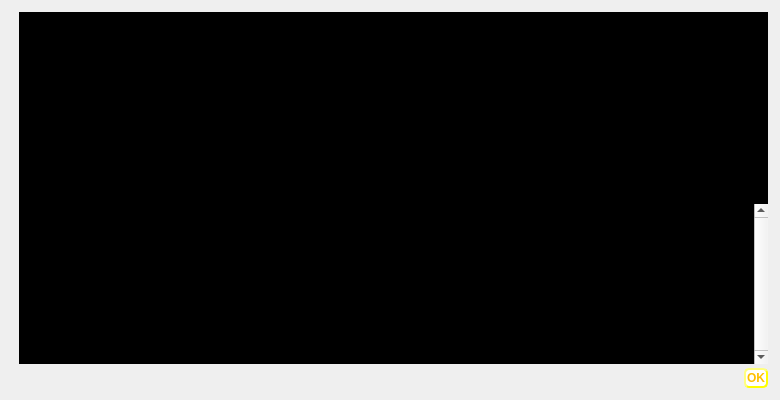
<?xml version="1.0" encoding="UTF-8"?>
<ui version="4.0">
 <class>HelpMessageDialog</class>
 <widget class="QDialog" name="HelpMessageDialog">
  <property name="geometry">
   <rect>
    <x>0</x>
    <y>0</y>
    <width>780</width>
    <height>400</height>
   </rect>
  </property>
  <property name="styleSheet">
   <string notr="true">QWidget#HelpMessageDialog { background-image: url(:/icons/Background);}
QTextEdit#helpMessage {background-color: black;color: #FFBF00;}
QWidget#scrollAreaWidgetContents {background-color: black;color: #FFBF00;}
QLabel {color: #FFBF00;}
QRadioButton {color: #FFBF00;}
QCheckBox {color: #FFBF00;}
QPushButton {background-color: white;
    border-style: outset;
    border-width: 2px;
    border-radius: 5px;
    border-color: yellow;
    font: bold 12px;
    min-width: 6em;
    padding: 1px;
	color: #FFBF00
}</string>
  </property>
  <layout class="QHBoxLayout" name="horizontalLayout_2">
   <property name="spacing">
    <number>0</number>
   </property>
   <property name="leftMargin">
    <number>12</number>
   </property>
   <property name="topMargin">
    <number>12</number>
   </property>
   <property name="rightMargin">
    <number>12</number>
   </property>
   <property name="bottomMargin">
    <number>12</number>
   </property>
   <item>
    <layout class="QVBoxLayout" name="verticalLayoutLogo" stretch="0,0">
     <property name="leftMargin">
      <number>0</number>
     </property>
     <property name="topMargin">
      <number>4</number>
     </property>
     <property name="rightMargin">
      <number>0</number>
     </property>
     <item>
      <widget class="QLabel" name="aboutLogo">
       <property name="sizePolicy">
        <sizepolicy hsizetype="Preferred" vsizetype="Ignored">
         <horstretch>0</horstretch>
         <verstretch>0</verstretch>
        </sizepolicy>
       </property>
       <property name="maximumSize">
        <size>
         <width>100</width>
         <height>100</height>
        </size>
       </property>
       <property name="pixmap">
        <pixmap resource="../ilcoin.qrc">:/icons/ilcoin</pixmap>
       </property>
       <property name="scaledContents">
        <bool>true</bool>
       </property>
       <property name="alignment">
        <set>Qt::AlignLeading|Qt::AlignLeft|Qt::AlignTop</set>
       </property>
      </widget>
     </item>
     <item>
      <widget class="QFrame" name="frame">
       <property name="frameShape">
        <enum>QFrame::NoFrame</enum>
       </property>
       <property name="frameShadow">
        <enum>QFrame::Raised</enum>
       </property>
      </widget>
     </item>
    </layout>
   </item>
   <item>
    <layout class="QVBoxLayout" name="verticalLayout">
     <item>
      <widget class="QTextEdit" name="helpMessage">
       <property name="readOnly">
        <bool>true</bool>
       </property>
      </widget>
     </item>
     <item>
      <widget class="QScrollArea" name="scrollArea">
       <property name="frameShape">
        <enum>QFrame::NoFrame</enum>
       </property>
       <property name="verticalScrollBarPolicy">
        <enum>Qt::ScrollBarAlwaysOn</enum>
       </property>
       <property name="widgetResizable">
        <bool>true</bool>
       </property>
       <widget class="QWidget" name="scrollAreaWidgetContents">
        <property name="geometry">
         <rect>
          <x>0</x>
          <y>0</y>
          <width>627</width>
          <height>110</height>
         </rect>
        </property>
        <layout class="QVBoxLayout" name="verticalLayout_2">
         <item>
          <widget class="QLabel" name="aboutMessage">
           <property name="cursor">
            <cursorShape>IBeamCursor</cursorShape>
           </property>
           <property name="textFormat">
            <enum>Qt::PlainText</enum>
           </property>
           <property name="alignment">
            <set>Qt::AlignLeading|Qt::AlignLeft|Qt::AlignTop</set>
           </property>
           <property name="openExternalLinks">
            <bool>true</bool>
           </property>
           <property name="textInteractionFlags">
            <set>Qt::LinksAccessibleByMouse|Qt::TextSelectableByKeyboard|Qt::TextSelectableByMouse</set>
           </property>
          </widget>
         </item>
        </layout>
       </widget>
      </widget>
     </item>
     <item>
      <spacer name="verticalSpacer">
       <property name="orientation">
        <enum>Qt::Vertical</enum>
       </property>
       <property name="sizeType">
        <enum>QSizePolicy::Fixed</enum>
       </property>
       <property name="sizeHint" stdset="0">
        <size>
         <width>4</width>
         <height>4</height>
        </size>
       </property>
      </spacer>
     </item>
     <item>
      <widget class="QDialogButtonBox" name="okButton">
       <property name="orientation">
        <enum>Qt::Horizontal</enum>
       </property>
       <property name="standardButtons">
        <set>QDialogButtonBox::Ok</set>
       </property>
      </widget>
     </item>
    </layout>
   </item>
  </layout>
 </widget>
 <resources>
  <include location="../ilcoin.qrc"/>
 </resources>
 <connections>
  <connection>
   <sender>okButton</sender>
   <signal>accepted()</signal>
   <receiver>HelpMessageDialog</receiver>
   <slot>accept()</slot>
   <hints>
    <hint type="sourcelabel">
     <x>20</x>
     <y>20</y>
    </hint>
    <hint type="destinationlabel">
     <x>20</x>
     <y>20</y>
    </hint>
   </hints>
  </connection>
  <connection>
   <sender>okButton</sender>
   <signal>rejected()</signal>
   <receiver>HelpMessageDialog</receiver>
   <slot>reject()</slot>
   <hints>
    <hint type="sourcelabel">
     <x>20</x>
     <y>20</y>
    </hint>
    <hint type="destinationlabel">
     <x>20</x>
     <y>20</y>
    </hint>
   </hints>
  </connection>
 </connections>
</ui>
